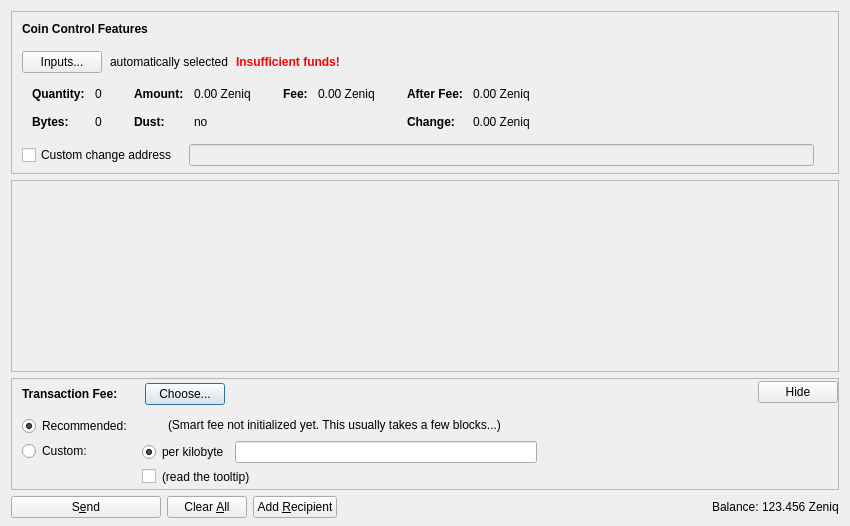
<?xml version="1.0" encoding="UTF-8"?>
<ui version="4.0">
 <class>SendCoinsDialog</class>
 <widget class="QDialog" name="SendCoinsDialog">
  <property name="geometry">
   <rect>
    <x>0</x>
    <y>0</y>
    <width>850</width>
    <height>526</height>
   </rect>
  </property>
  <property name="windowTitle">
   <string>Send Coins</string>
  </property>
  <layout class="QVBoxLayout" name="verticalLayout" stretch="0,1,0,0">
   <property name="bottomMargin">
    <number>8</number>
   </property>
   <item>
    <widget class="QFrame" name="frameCoinControl">
     <property name="sizePolicy">
      <sizepolicy hsizetype="Expanding" vsizetype="Expanding">
       <horstretch>0</horstretch>
       <verstretch>0</verstretch>
      </sizepolicy>
     </property>
     <property name="maximumSize">
      <size>
       <width>16777215</width>
       <height>16777215</height>
      </size>
     </property>
     <property name="frameShape">
      <enum>QFrame::StyledPanel</enum>
     </property>
     <property name="frameShadow">
      <enum>QFrame::Sunken</enum>
     </property>
     <layout class="QVBoxLayout" name="verticalLayoutCoinControl2">
      <property name="spacing">
       <number>0</number>
      </property>
      <property name="leftMargin">
       <number>0</number>
      </property>
      <property name="topMargin">
       <number>0</number>
      </property>
      <property name="rightMargin">
       <number>0</number>
      </property>
      <property name="bottomMargin">
       <number>6</number>
      </property>
      <item>
       <layout class="QVBoxLayout" name="verticalLayoutCoinControl" stretch="0,0,0,0,1">
        <property name="spacing">
         <number>0</number>
        </property>
        <property name="leftMargin">
         <number>10</number>
        </property>
        <property name="topMargin">
         <number>10</number>
        </property>
        <item>
         <layout class="QHBoxLayout" name="horizontalLayoutCoinControl1">
          <property name="bottomMargin">
           <number>15</number>
          </property>
          <item>
           <widget class="QLabel" name="labelCoinControlFeatures">
            <property name="sizePolicy">
             <sizepolicy hsizetype="Preferred" vsizetype="Maximum">
              <horstretch>0</horstretch>
              <verstretch>0</verstretch>
             </sizepolicy>
            </property>
            <property name="font">
             <font>
              <weight>75</weight>
              <bold>true</bold>
             </font>
            </property>
            <property name="styleSheet">
             <string notr="true">font-weight:bold;</string>
            </property>
            <property name="text">
             <string>Coin Control Features</string>
            </property>
           </widget>
          </item>
         </layout>
        </item>
        <item>
         <layout class="QHBoxLayout" name="horizontalLayoutCoinControl2" stretch="0,0,0,0">
          <property name="spacing">
           <number>8</number>
          </property>
          <property name="bottomMargin">
           <number>10</number>
          </property>
          <item>
           <widget class="QPushButton" name="pushButtonCoinControl">
            <property name="styleSheet">
             <string notr="true"/>
            </property>
            <property name="text">
             <string>Inputs...</string>
            </property>
            <property name="autoDefault">
             <bool>false</bool>
            </property>
           </widget>
          </item>
          <item>
           <widget class="QLabel" name="labelCoinControlAutomaticallySelected">
            <property name="text">
             <string>automatically selected</string>
            </property>
            <property name="margin">
             <number>5</number>
            </property>
           </widget>
          </item>
          <item>
           <widget class="QLabel" name="labelCoinControlInsuffFunds">
            <property name="font">
             <font>
              <weight>75</weight>
              <bold>true</bold>
             </font>
            </property>
            <property name="styleSheet">
             <string notr="true">color:red;font-weight:bold;</string>
            </property>
            <property name="text">
             <string>Insufficient funds!</string>
            </property>
            <property name="margin">
             <number>5</number>
            </property>
           </widget>
          </item>
          <item>
           <spacer name="horizontalSpacerCoinControl">
            <property name="orientation">
             <enum>Qt::Horizontal</enum>
            </property>
            <property name="sizeHint" stdset="0">
             <size>
              <width>40</width>
              <height>1</height>
             </size>
            </property>
           </spacer>
          </item>
         </layout>
        </item>
        <item>
         <widget class="QWidget" name="widgetCoinControl" native="true">
          <property name="sizePolicy">
           <sizepolicy hsizetype="Preferred" vsizetype="Preferred">
            <horstretch>0</horstretch>
            <verstretch>0</verstretch>
           </sizepolicy>
          </property>
          <property name="minimumSize">
           <size>
            <width>0</width>
            <height>0</height>
           </size>
          </property>
          <property name="styleSheet">
           <string notr="true"/>
          </property>
          <layout class="QHBoxLayout" name="horizontalLayoutCoinControl5">
           <property name="leftMargin">
            <number>0</number>
           </property>
           <property name="topMargin">
            <number>0</number>
           </property>
           <property name="rightMargin">
            <number>0</number>
           </property>
           <property name="bottomMargin">
            <number>0</number>
           </property>
           <item>
            <layout class="QHBoxLayout" name="horizontalLayoutCoinControl3" stretch="0,0,0,1">
             <property name="spacing">
              <number>20</number>
             </property>
             <property name="topMargin">
              <number>0</number>
             </property>
             <property name="bottomMargin">
              <number>10</number>
             </property>
             <item>
              <layout class="QFormLayout" name="formLayoutCoinControl1">
               <property name="horizontalSpacing">
                <number>10</number>
               </property>
               <property name="verticalSpacing">
                <number>14</number>
               </property>
               <property name="leftMargin">
                <number>10</number>
               </property>
               <property name="topMargin">
                <number>4</number>
               </property>
               <property name="rightMargin">
                <number>6</number>
               </property>
               <item row="0" column="0">
                <widget class="QLabel" name="labelCoinControlQuantityText">
                 <property name="font">
                  <font>
                   <weight>75</weight>
                   <bold>true</bold>
                  </font>
                 </property>
                 <property name="text">
                  <string>Quantity:</string>
                 </property>
                 <property name="margin">
                  <number>0</number>
                 </property>
                </widget>
               </item>
               <item row="0" column="1">
                <widget class="QLabel" name="labelCoinControlQuantity">
                 <property name="cursor">
                  <cursorShape>IBeamCursor</cursorShape>
                 </property>
                 <property name="contextMenuPolicy">
                  <enum>Qt::ActionsContextMenu</enum>
                 </property>
                 <property name="text">
                  <string notr="true">0</string>
                 </property>
                 <property name="margin">
                  <number>0</number>
                 </property>
                 <property name="textInteractionFlags">
                  <set>Qt::LinksAccessibleByMouse|Qt::TextSelectableByKeyboard|Qt::TextSelectableByMouse</set>
                 </property>
                </widget>
               </item>
               <item row="1" column="0">
                <widget class="QLabel" name="labelCoinControlBytesText">
                 <property name="font">
                  <font>
                   <weight>75</weight>
                   <bold>true</bold>
                  </font>
                 </property>
                 <property name="text">
                  <string>Bytes:</string>
                 </property>
                </widget>
               </item>
               <item row="1" column="1">
                <widget class="QLabel" name="labelCoinControlBytes">
                 <property name="cursor">
                  <cursorShape>IBeamCursor</cursorShape>
                 </property>
                 <property name="contextMenuPolicy">
                  <enum>Qt::ActionsContextMenu</enum>
                 </property>
                 <property name="text">
                  <string notr="true">0</string>
                 </property>
                 <property name="textInteractionFlags">
                  <set>Qt::LinksAccessibleByMouse|Qt::TextSelectableByKeyboard|Qt::TextSelectableByMouse</set>
                 </property>
                </widget>
               </item>
              </layout>
             </item>
             <item>
              <layout class="QFormLayout" name="formLayoutCoinControl2">
               <property name="horizontalSpacing">
                <number>10</number>
               </property>
               <property name="verticalSpacing">
                <number>14</number>
               </property>
               <property name="leftMargin">
                <number>6</number>
               </property>
               <property name="topMargin">
                <number>4</number>
               </property>
               <property name="rightMargin">
                <number>6</number>
               </property>
               <item row="0" column="0">
                <widget class="QLabel" name="labelCoinControlAmountText">
                 <property name="font">
                  <font>
                   <weight>75</weight>
                   <bold>true</bold>
                  </font>
                 </property>
                 <property name="text">
                  <string>Amount:</string>
                 </property>
                 <property name="margin">
                  <number>0</number>
                 </property>
                </widget>
               </item>
               <item row="0" column="1">
                <widget class="QLabel" name="labelCoinControlAmount">
                 <property name="cursor">
                  <cursorShape>IBeamCursor</cursorShape>
                 </property>
                 <property name="contextMenuPolicy">
                  <enum>Qt::ActionsContextMenu</enum>
                 </property>
                 <property name="text">
                  <string notr="true">0.00 Zeniq</string>
                 </property>
                 <property name="textInteractionFlags">
                  <set>Qt::LinksAccessibleByMouse|Qt::TextSelectableByKeyboard|Qt::TextSelectableByMouse</set>
                 </property>
                </widget>
               </item>
               <item row="1" column="0">
                <widget class="QLabel" name="labelCoinControlLowOutputText">
                 <property name="font">
                  <font>
                   <weight>75</weight>
                   <bold>true</bold>
                  </font>
                 </property>
                 <property name="text">
                  <string>Dust:</string>
                 </property>
                </widget>
               </item>
               <item row="1" column="1">
                <widget class="QLabel" name="labelCoinControlLowOutput">
                 <property name="cursor">
                  <cursorShape>IBeamCursor</cursorShape>
                 </property>
                 <property name="contextMenuPolicy">
                  <enum>Qt::ActionsContextMenu</enum>
                 </property>
                 <property name="text">
                  <string notr="true">no</string>
                 </property>
                 <property name="textInteractionFlags">
                  <set>Qt::LinksAccessibleByMouse|Qt::TextSelectableByKeyboard|Qt::TextSelectableByMouse</set>
                 </property>
                </widget>
               </item>
              </layout>
             </item>
             <item>
              <layout class="QFormLayout" name="formLayoutCoinControl3">
               <property name="horizontalSpacing">
                <number>10</number>
               </property>
               <property name="verticalSpacing">
                <number>14</number>
               </property>
               <property name="leftMargin">
                <number>6</number>
               </property>
               <property name="topMargin">
                <number>4</number>
               </property>
               <property name="rightMargin">
                <number>6</number>
               </property>
               <item row="0" column="0">
                <widget class="QLabel" name="labelCoinControlFeeText">
                 <property name="font">
                  <font>
                   <weight>75</weight>
                   <bold>true</bold>
                  </font>
                 </property>
                 <property name="text">
                  <string>Fee:</string>
                 </property>
                 <property name="margin">
                  <number>0</number>
                 </property>
                </widget>
               </item>
               <item row="0" column="1">
                <widget class="QLabel" name="labelCoinControlFee">
                 <property name="cursor">
                  <cursorShape>IBeamCursor</cursorShape>
                 </property>
                 <property name="contextMenuPolicy">
                  <enum>Qt::ActionsContextMenu</enum>
                 </property>
                 <property name="text">
                  <string notr="true">0.00 Zeniq</string>
                 </property>
                 <property name="textInteractionFlags">
                  <set>Qt::LinksAccessibleByMouse|Qt::TextSelectableByKeyboard|Qt::TextSelectableByMouse</set>
                 </property>
                </widget>
               </item>
              </layout>
             </item>
             <item>
              <layout class="QFormLayout" name="formLayoutCoinControl4">
               <property name="horizontalSpacing">
                <number>10</number>
               </property>
               <property name="verticalSpacing">
                <number>14</number>
               </property>
               <property name="leftMargin">
                <number>6</number>
               </property>
               <property name="topMargin">
                <number>4</number>
               </property>
               <property name="rightMargin">
                <number>6</number>
               </property>
               <item row="0" column="0">
                <widget class="QLabel" name="labelCoinControlAfterFeeText">
                 <property name="font">
                  <font>
                   <weight>75</weight>
                   <bold>true</bold>
                  </font>
                 </property>
                 <property name="text">
                  <string>After Fee:</string>
                 </property>
                 <property name="margin">
                  <number>0</number>
                 </property>
                </widget>
               </item>
               <item row="0" column="1">
                <widget class="QLabel" name="labelCoinControlAfterFee">
                 <property name="cursor">
                  <cursorShape>IBeamCursor</cursorShape>
                 </property>
                 <property name="contextMenuPolicy">
                  <enum>Qt::ActionsContextMenu</enum>
                 </property>
                 <property name="text">
                  <string notr="true">0.00 Zeniq</string>
                 </property>
                 <property name="textInteractionFlags">
                  <set>Qt::LinksAccessibleByMouse|Qt::TextSelectableByKeyboard|Qt::TextSelectableByMouse</set>
                 </property>
                </widget>
               </item>
               <item row="1" column="0">
                <widget class="QLabel" name="labelCoinControlChangeText">
                 <property name="font">
                  <font>
                   <weight>75</weight>
                   <bold>true</bold>
                  </font>
                 </property>
                 <property name="text">
                  <string>Change:</string>
                 </property>
                </widget>
               </item>
               <item row="1" column="1">
                <widget class="QLabel" name="labelCoinControlChange">
                 <property name="cursor">
                  <cursorShape>IBeamCursor</cursorShape>
                 </property>
                 <property name="contextMenuPolicy">
                  <enum>Qt::ActionsContextMenu</enum>
                 </property>
                 <property name="text">
                  <string notr="true">0.00 Zeniq</string>
                 </property>
                 <property name="textInteractionFlags">
                  <set>Qt::LinksAccessibleByMouse|Qt::TextSelectableByKeyboard|Qt::TextSelectableByMouse</set>
                 </property>
                </widget>
               </item>
              </layout>
             </item>
            </layout>
           </item>
          </layout>
         </widget>
        </item>
        <item>
         <layout class="QHBoxLayout" name="horizontalLayoutCoinControl4" stretch="0,0,0">
          <property name="spacing">
           <number>12</number>
          </property>
          <property name="sizeConstraint">
           <enum>QLayout::SetDefaultConstraint</enum>
          </property>
          <property name="topMargin">
           <number>5</number>
          </property>
          <property name="rightMargin">
           <number>5</number>
          </property>
          <item>
           <widget class="QCheckBox" name="checkBoxCoinControlChange">
            <property name="toolTip">
             <string>If this is activated, but the change address is empty or invalid, change will be sent to a newly generated address.</string>
            </property>
            <property name="text">
             <string>Custom change address</string>
            </property>
           </widget>
          </item>
          <item>
           <widget class="QValidatedLineEdit" name="lineEditCoinControlChange">
            <property name="enabled">
             <bool>false</bool>
            </property>
            <property name="sizePolicy">
             <sizepolicy hsizetype="Expanding" vsizetype="Fixed">
              <horstretch>0</horstretch>
              <verstretch>0</verstretch>
             </sizepolicy>
            </property>
           </widget>
          </item>
          <item>
           <widget class="QLabel" name="labelCoinControlChangeLabel">
            <property name="sizePolicy">
             <sizepolicy hsizetype="Preferred" vsizetype="Expanding">
              <horstretch>0</horstretch>
              <verstretch>0</verstretch>
             </sizepolicy>
            </property>
            <property name="minimumSize">
             <size>
              <width>0</width>
              <height>0</height>
             </size>
            </property>
            <property name="text">
             <string/>
            </property>
            <property name="margin">
             <number>3</number>
            </property>
           </widget>
          </item>
         </layout>
        </item>
        <item>
         <spacer name="verticalSpacerCoinControl">
          <property name="orientation">
           <enum>Qt::Vertical</enum>
          </property>
          <property name="sizeHint" stdset="0">
           <size>
            <width>800</width>
            <height>1</height>
           </size>
          </property>
         </spacer>
        </item>
       </layout>
      </item>
     </layout>
    </widget>
   </item>
   <item>
    <widget class="QScrollArea" name="scrollArea">
     <property name="widgetResizable">
      <bool>true</bool>
     </property>
     <widget class="QWidget" name="scrollAreaWidgetContents">
      <property name="geometry">
       <rect>
        <x>0</x>
        <y>0</y>
        <width>830</width>
        <height>104</height>
       </rect>
      </property>
      <layout class="QVBoxLayout" name="verticalLayout_2" stretch="0,1">
       <property name="leftMargin">
        <number>0</number>
       </property>
       <property name="topMargin">
        <number>0</number>
       </property>
       <property name="rightMargin">
        <number>0</number>
       </property>
       <property name="bottomMargin">
        <number>0</number>
       </property>
       <item>
        <layout class="QVBoxLayout" name="entries">
         <property name="spacing">
          <number>6</number>
         </property>
        </layout>
       </item>
       <item>
        <spacer name="verticalSpacer">
         <property name="orientation">
          <enum>Qt::Vertical</enum>
         </property>
         <property name="sizeHint" stdset="0">
          <size>
           <width>20</width>
           <height>40</height>
          </size>
         </property>
        </spacer>
       </item>
      </layout>
     </widget>
    </widget>
   </item>
   <item>
    <widget class="QFrame" name="frameFee">
     <property name="sizePolicy">
      <sizepolicy hsizetype="Expanding" vsizetype="Expanding">
       <horstretch>0</horstretch>
       <verstretch>0</verstretch>
      </sizepolicy>
     </property>
     <property name="maximumSize">
      <size>
       <width>16777215</width>
       <height>16777215</height>
      </size>
     </property>
     <property name="frameShape">
      <enum>QFrame::StyledPanel</enum>
     </property>
     <property name="frameShadow">
      <enum>QFrame::Sunken</enum>
     </property>
     <layout class="QVBoxLayout" name="verticalLayoutFee1">
      <property name="spacing">
       <number>0</number>
      </property>
      <property name="leftMargin">
       <number>0</number>
      </property>
      <property name="topMargin">
       <number>0</number>
      </property>
      <property name="rightMargin">
       <number>0</number>
      </property>
      <property name="bottomMargin">
       <number>0</number>
      </property>
      <item>
       <layout class="QVBoxLayout" name="verticalLayoutFee2" stretch="0,0,0">
        <property name="spacing">
         <number>0</number>
        </property>
        <property name="leftMargin">
         <number>10</number>
        </property>
        <property name="topMargin">
         <number>0</number>
        </property>
        <item>
         <layout class="QHBoxLayout" name="horizontalLayoutFee1">
          <property name="bottomMargin">
           <number>0</number>
          </property>
          <item>
           <layout class="QVBoxLayout" name="verticalLayoutFee7">
            <property name="spacing">
             <number>0</number>
            </property>
            <item>
             <spacer name="verticalSpacerSmartFee">
              <property name="orientation">
               <enum>Qt::Vertical</enum>
              </property>
              <property name="sizeType">
               <enum>QSizePolicy::Fixed</enum>
              </property>
              <property name="sizeHint" stdset="0">
               <size>
                <width>1</width>
                <height>4</height>
               </size>
              </property>
             </spacer>
            </item>
            <item>
             <layout class="QHBoxLayout" name="horizontalLayoutSmartFee">
              <property name="spacing">
               <number>10</number>
              </property>
              <item>
               <widget class="QLabel" name="labelFeeHeadline">
                <property name="sizePolicy">
                 <sizepolicy hsizetype="Preferred" vsizetype="Maximum">
                  <horstretch>0</horstretch>
                  <verstretch>0</verstretch>
                 </sizepolicy>
                </property>
                <property name="font">
                 <font>
                  <weight>75</weight>
                  <bold>true</bold>
                 </font>
                </property>
                <property name="styleSheet">
                 <string notr="true">font-weight:bold;</string>
                </property>
                <property name="text">
                 <string>Transaction Fee:</string>
                </property>
               </widget>
              </item>
              <item>
               <widget class="QLabel" name="labelFeeMinimized">
                <property name="text">
                 <string/>
                </property>
               </widget>
              </item>
              <item>
               <widget class="QPushButton" name="buttonChooseFee">
                <property name="text">
                 <string>Choose...</string>
                </property>
               </widget>
              </item>
             </layout>
            </item>
            <item>
             <spacer name="verticalSpacer_5">
              <property name="orientation">
               <enum>Qt::Vertical</enum>
              </property>
              <property name="sizeHint" stdset="0">
               <size>
                <width>1</width>
                <height>1</height>
               </size>
              </property>
             </spacer>
            </item>
           </layout>
          </item>
          <item>
           <spacer name="horizontalSpacer_4">
            <property name="orientation">
             <enum>Qt::Horizontal</enum>
            </property>
            <property name="sizeHint" stdset="0">
             <size>
              <width>40</width>
              <height>20</height>
             </size>
            </property>
           </spacer>
          </item>
          <item>
           <widget class="QPushButton" name="buttonMinimizeFee">
            <property name="toolTip">
             <string>collapse fee-settings</string>
            </property>
            <property name="text">
             <string>Hide</string>
            </property>
           </widget>
          </item>
         </layout>
        </item>
        <item>
         <widget class="QFrame" name="frameFeeSelection">
          <layout class="QVBoxLayout" name="verticalLayoutFee12">
           <property name="spacing">
            <number>0</number>
           </property>
           <property name="leftMargin">
            <number>0</number>
           </property>
           <property name="topMargin">
            <number>0</number>
           </property>
           <property name="rightMargin">
            <number>0</number>
           </property>
           <property name="bottomMargin">
            <number>0</number>
           </property>
           <item>
            <layout class="QGridLayout" name="gridLayoutFee">
             <property name="topMargin">
              <number>10</number>
             </property>
             <property name="bottomMargin">
              <number>4</number>
             </property>
             <property name="horizontalSpacing">
              <number>10</number>
             </property>
             <property name="verticalSpacing">
              <number>4</number>
             </property>
             <item row="1" column="1">
              <layout class="QVBoxLayout" name="verticalLayoutFee8">
               <property name="spacing">
                <number>6</number>
               </property>
               <item>
                <layout class="QHBoxLayout" name="horizontalLayoutFee13">
                 <item>
                  <widget class="QRadioButton" name="radioCustomPerKilobyte">
                   <property name="toolTip">
                    <string>Specify a custom fee per kB (1,000 bytes) of the transaction's size.

Note:  Since the fee is calculated on a per-byte basis, a fee of "100 satoshis per kB" for a transaction size of 500 bytes (half of 1 kB) would ultimately yield a fee of only 50 satoshis.</string>
                   </property>
                   <property name="text">
                    <string>per kilobyte</string>
                   </property>
                   <property name="checked">
                    <bool>true</bool>
                   </property>
                   <attribute name="buttonGroup">
                    <string notr="true">groupCustomFee</string>
                   </attribute>
                  </widget>
                 </item>
                 <item>
                  <widget class="BitcoinAmountField" name="customFee"/>
                 </item>
                 <item>
                  <spacer name="horizontalSpacer_6">
                   <property name="orientation">
                    <enum>Qt::Horizontal</enum>
                   </property>
                   <property name="sizeHint" stdset="0">
                    <size>
                     <width>1</width>
                     <height>1</height>
                    </size>
                   </property>
                  </spacer>
                 </item>
                </layout>
               </item>
               <item>
                <layout class="QHBoxLayout" name="horizontalLayoutFee8">
                 <item>
                  <widget class="QCheckBox" name="checkBoxMinimumFee">
                   <property name="toolTip">
                    <string>Paying only the minimum fee is just fine as long as there is less transaction volume than space in the blocks. But be aware that this can end up in a never confirming transaction once there is more demand for Zeniq transactions than the network can process.</string>
                   </property>
                   <property name="text">
                    <string/>
                   </property>
                  </widget>
                 </item>
                 <item>
                  <widget class="QLabel" name="labelMinFeeWarning">
                   <property name="enabled">
                    <bool>true</bool>
                   </property>
                   <property name="toolTip">
                    <string>Paying only the minimum fee is just fine as long as there is less transaction volume than space in the blocks. But be aware that this can end up in a never confirming transaction once there is more demand for Zeniq transactions than the network can process.</string>
                   </property>
                   <property name="text">
                    <string>(read the tooltip)</string>
                   </property>
                   <property name="margin">
                    <number>5</number>
                   </property>
                  </widget>
                 </item>
                 <item>
                  <spacer name="horizontalSpacer_2">
                   <property name="orientation">
                    <enum>Qt::Horizontal</enum>
                   </property>
                   <property name="sizeHint" stdset="0">
                    <size>
                     <width>1</width>
                     <height>1</height>
                    </size>
                   </property>
                  </spacer>
                 </item>
                </layout>
               </item>
              </layout>
             </item>
             <item row="0" column="0">
              <layout class="QVBoxLayout" name="verticalLayoutFee4" stretch="0,1">
               <item>
                <widget class="QRadioButton" name="radioSmartFee">
                 <property name="text">
                  <string>Recommended:</string>
                 </property>
                 <property name="checked">
                  <bool>true</bool>
                 </property>
                 <attribute name="buttonGroup">
                  <string notr="true">groupFee</string>
                 </attribute>
                </widget>
               </item>
               <item>
                <spacer name="verticalSpacer_2">
                 <property name="orientation">
                  <enum>Qt::Vertical</enum>
                 </property>
                 <property name="sizeHint" stdset="0">
                  <size>
                   <width>1</width>
                   <height>1</height>
                  </size>
                 </property>
                </spacer>
               </item>
              </layout>
             </item>
             <item row="1" column="0">
              <layout class="QVBoxLayout" name="verticalLayoutFee9" stretch="0,1">
               <item>
                <widget class="QRadioButton" name="radioCustomFee">
                 <property name="text">
                  <string>Custom:</string>
                 </property>
                 <attribute name="buttonGroup">
                  <string notr="true">groupFee</string>
                 </attribute>
                </widget>
               </item>
               <item>
                <spacer name="verticalSpacer_6">
                 <property name="orientation">
                  <enum>Qt::Vertical</enum>
                 </property>
                 <property name="sizeHint" stdset="0">
                  <size>
                   <width>1</width>
                   <height>1</height>
                  </size>
                 </property>
                </spacer>
               </item>
              </layout>
             </item>
             <item row="0" column="1">
              <layout class="QVBoxLayout" name="verticalLayoutFee3" stretch="0,0,1">
               <property name="spacing">
                <number>6</number>
               </property>
               <property name="topMargin">
                <number>2</number>
               </property>
               <item>
                <layout class="QHBoxLayout" name="horizontalLayoutFee12">
                 <item>
                  <widget class="QLabel" name="labelSmartFee">
                   <property name="text">
                    <string/>
                   </property>
                   <property name="margin">
                    <number>2</number>
                   </property>
                  </widget>
                 </item>
                 <item>
                  <widget class="QLabel" name="labelFeeEstimation">
                   <property name="text">
                    <string/>
                   </property>
                  </widget>
                 </item>
                 <item>
                  <widget class="QLabel" name="labelSmartFee2">
                   <property name="text">
                    <string>(Smart fee not initialized yet. This usually takes a few blocks...)</string>
                   </property>
                   <property name="margin">
                    <number>2</number>
                   </property>
                  </widget>
                 </item>
                 <item>
                  <spacer name="horizontalSpacer_5">
                   <property name="orientation">
                    <enum>Qt::Horizontal</enum>
                   </property>
                   <property name="sizeHint" stdset="0">
                    <size>
                     <width>1</width>
                     <height>1</height>
                    </size>
                   </property>
                  </spacer>
                 </item>
                </layout>
               </item>
               <item>
                <spacer name="verticalSpacer_4">
                 <property name="orientation">
                  <enum>Qt::Vertical</enum>
                 </property>
                 <property name="sizeHint" stdset="0">
                  <size>
                   <width>1</width>
                   <height>1</height>
                  </size>
                 </property>
                </spacer>
               </item>
              </layout>
             </item>
            </layout>
           </item>
          </layout>
         </widget>
        </item>
        <item>
         <spacer name="verticalSpacerFee">
          <property name="orientation">
           <enum>Qt::Vertical</enum>
          </property>
          <property name="sizeHint" stdset="0">
           <size>
            <width>800</width>
            <height>1</height>
           </size>
          </property>
         </spacer>
        </item>
       </layout>
      </item>
     </layout>
    </widget>
   </item>
   <item>
    <layout class="QHBoxLayout" name="horizontalLayout">
     <item>
      <widget class="QPushButton" name="sendButton">
       <property name="minimumSize">
        <size>
         <width>150</width>
         <height>0</height>
        </size>
       </property>
       <property name="toolTip">
        <string>Confirm the send action</string>
       </property>
       <property name="text">
        <string>S&amp;end</string>
       </property>
       <property name="icon">
        <iconset resource="../bitcoin.qrc">
         <normaloff>:/icons/send</normaloff>:/icons/send</iconset>
       </property>
       <property name="autoDefault">
        <bool>false</bool>
       </property>
       <property name="default">
        <bool>false</bool>
       </property>
      </widget>
     </item>
     <item>
      <widget class="QPushButton" name="clearButton">
       <property name="sizePolicy">
        <sizepolicy hsizetype="Minimum" vsizetype="Fixed">
         <horstretch>0</horstretch>
         <verstretch>0</verstretch>
        </sizepolicy>
       </property>
       <property name="toolTip">
        <string>Clear all fields of the form.</string>
       </property>
       <property name="text">
        <string>Clear &amp;All</string>
       </property>
       <property name="icon">
        <iconset resource="../bitcoin.qrc">
         <normaloff>:/icons/remove</normaloff>:/icons/remove</iconset>
       </property>
       <property name="autoDefault">
        <bool>false</bool>
       </property>
      </widget>
     </item>
     <item>
      <widget class="QPushButton" name="addButton">
       <property name="toolTip">
        <string>Send to multiple recipients at once</string>
       </property>
       <property name="text">
        <string>Add &amp;Recipient</string>
       </property>
       <property name="icon">
        <iconset resource="../bitcoin.qrc">
         <normaloff>:/icons/add</normaloff>:/icons/add</iconset>
       </property>
       <property name="autoDefault">
        <bool>false</bool>
       </property>
      </widget>
     </item>
     <item>
      <spacer name="horizontalSpacer">
       <property name="orientation">
        <enum>Qt::Horizontal</enum>
       </property>
       <property name="sizeHint" stdset="0">
        <size>
         <width>40</width>
         <height>20</height>
        </size>
       </property>
      </spacer>
     </item>
     <item>
      <layout class="QHBoxLayout" name="horizontalLayout_2">
       <property name="spacing">
        <number>3</number>
       </property>
       <item>
        <widget class="QLabel" name="label">
         <property name="sizePolicy">
          <sizepolicy hsizetype="Preferred" vsizetype="Fixed">
           <horstretch>0</horstretch>
           <verstretch>0</verstretch>
          </sizepolicy>
         </property>
         <property name="text">
          <string>Balance:</string>
         </property>
        </widget>
       </item>
       <item>
        <widget class="QLabel" name="labelBalance">
         <property name="sizePolicy">
          <sizepolicy hsizetype="Preferred" vsizetype="Fixed">
           <horstretch>0</horstretch>
           <verstretch>0</verstretch>
          </sizepolicy>
         </property>
         <property name="cursor">
          <cursorShape>IBeamCursor</cursorShape>
         </property>
         <property name="text">
          <string notr="true">123.456 Zeniq</string>
         </property>
         <property name="textInteractionFlags">
          <set>Qt::LinksAccessibleByMouse|Qt::TextSelectableByKeyboard|Qt::TextSelectableByMouse</set>
         </property>
        </widget>
       </item>
      </layout>
     </item>
    </layout>
   </item>
  </layout>
 </widget>
 <customwidgets>
  <customwidget>
   <class>QValidatedLineEdit</class>
   <extends>QLineEdit</extends>
   <header>qt/qvalidatedlineedit.h</header>
  </customwidget>
  <customwidget>
   <class>BitcoinAmountField</class>
   <extends>QLineEdit</extends>
   <header>qt/bitcoinamountfield.h</header>
   <container>1</container>
  </customwidget>
 </customwidgets>
 <resources>
  <include location="../bitcoin.qrc"/>
 </resources>
 <connections/>
 <buttongroups>
  <buttongroup name="groupFee"/>
  <buttongroup name="groupCustomFee"/>
 </buttongroups>
</ui>
